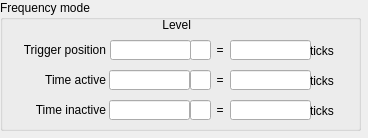
<?xml version="1.0" encoding="UTF-8"?>
<ui version="4.0">
 <class>Form</class>
 <widget class="QWidget" name="Form">
  <property name="geometry">
   <rect>
    <x>0</x>
    <y>0</y>
    <width>368</width>
    <height>138</height>
   </rect>
  </property>
  <property name="windowTitle">
   <string>Form</string>
  </property>
  <widget class="QGroupBox" name="groupBox_2">
   <property name="geometry">
    <rect>
     <x>0</x>
     <y>0</y>
     <width>361</width>
     <height>131</height>
    </rect>
   </property>
   <property name="title">
    <string>Frequency mode</string>
   </property>
   <widget class="QLabel" name="label_5">
    <property name="geometry">
     <rect>
      <x>90</x>
      <y>15</y>
      <width>101</width>
      <height>20</height>
     </rect>
    </property>
    <property name="text">
     <string>Level</string>
    </property>
    <property name="alignment">
     <set>Qt::AlignRight|Qt::AlignTrailing|Qt::AlignVCenter</set>
    </property>
   </widget>
   <widget class="caChoice" name="cachoice_3">
    <property name="geometry">
     <rect>
      <x>195</x>
      <y>15</y>
      <width>151</width>
      <height>20</height>
     </rect>
    </property>
    <property name="channel" stdset="0">
     <string notr="true">$(SYS)-$(DEVICE):$(P)$(ID)-Freq_Lvl-SP</string>
    </property>
    <property name="background">
     <color>
      <red>212</red>
      <green>219</green>
      <blue>157</blue>
     </color>
    </property>
    <property name="bordercolor">
     <color>
      <red>0</red>
      <green>0</green>
      <blue>0</blue>
     </color>
    </property>
    <property name="colorMode">
     <enum>caChoice::Static</enum>
    </property>
    <property name="stackingMode" stdset="0">
     <enum>caChoice::Column</enum>
    </property>
    <property name="endBit">
     <number>1</number>
    </property>
   </widget>
   <widget class="QLabel" name="label_6">
    <property name="geometry">
     <rect>
      <x>5</x>
      <y>40</y>
      <width>101</width>
      <height>20</height>
     </rect>
    </property>
    <property name="text">
     <string>Trigger position</string>
    </property>
    <property name="alignment">
     <set>Qt::AlignRight|Qt::AlignTrailing|Qt::AlignVCenter</set>
    </property>
   </widget>
   <widget class="caLineEdit" name="calineedit_2">
    <property name="geometry">
     <rect>
      <x>230</x>
      <y>40</y>
      <width>81</width>
      <height>20</height>
     </rect>
    </property>
    <property name="channel" stdset="0">
     <string notr="true">$(SYS)-$(DEVICE):$(P)$(ID)-Freq_Init-RB</string>
    </property>
   </widget>
   <widget class="caTextEntry" name="catextentry">
    <property name="geometry">
     <rect>
      <x>110</x>
      <y>40</y>
      <width>81</width>
      <height>20</height>
     </rect>
    </property>
    <property name="channel" stdset="0">
     <string notr="true">$(SYS)-$(DEVICE):$(P)$(ID)-Freq_Init-SP</string>
    </property>
    <property name="background">
     <color>
      <red>212</red>
      <green>219</green>
      <blue>157</blue>
     </color>
    </property>
    <property name="colorMode">
     <enum>caLineEdit::Static</enum>
    </property>
   </widget>
   <widget class="caTextEntry" name="catextentry_2">
    <property name="geometry">
     <rect>
      <x>109</x>
      <y>70</y>
      <width>81</width>
      <height>20</height>
     </rect>
    </property>
    <property name="channel" stdset="0">
     <string notr="true">$(SYS)-$(DEVICE):$(P)$(ID)-Freq_High-SP</string>
    </property>
    <property name="background">
     <color>
      <red>212</red>
      <green>219</green>
      <blue>157</blue>
     </color>
    </property>
    <property name="colorMode">
     <enum>caLineEdit::Static</enum>
    </property>
   </widget>
   <widget class="QLabel" name="label_7">
    <property name="geometry">
     <rect>
      <x>5</x>
      <y>70</y>
      <width>101</width>
      <height>20</height>
     </rect>
    </property>
    <property name="text">
     <string>Time active</string>
    </property>
    <property name="alignment">
     <set>Qt::AlignRight|Qt::AlignTrailing|Qt::AlignVCenter</set>
    </property>
   </widget>
   <widget class="caLineEdit" name="calineedit_3">
    <property name="geometry">
     <rect>
      <x>230</x>
      <y>70</y>
      <width>81</width>
      <height>20</height>
     </rect>
    </property>
    <property name="channel" stdset="0">
     <string notr="true">$(SYS)-$(DEVICE):$(P)$(ID)-Freq_High-RB</string>
    </property>
    <property name="unitsEnabled">
     <bool>true</bool>
    </property>
   </widget>
   <widget class="caTextEntry" name="catextentry_3">
    <property name="geometry">
     <rect>
      <x>109</x>
      <y>100</y>
      <width>81</width>
      <height>20</height>
     </rect>
    </property>
    <property name="channel" stdset="0">
     <string notr="true">$(SYS)-$(DEVICE):$(P)$(ID)-Freq_Low-SP</string>
    </property>
    <property name="background">
     <color>
      <red>212</red>
      <green>219</green>
      <blue>157</blue>
     </color>
    </property>
    <property name="colorMode">
     <enum>caLineEdit::Static</enum>
    </property>
   </widget>
   <widget class="QLabel" name="label_8">
    <property name="geometry">
     <rect>
      <x>5</x>
      <y>100</y>
      <width>101</width>
      <height>20</height>
     </rect>
    </property>
    <property name="text">
     <string>Time inactive</string>
    </property>
    <property name="alignment">
     <set>Qt::AlignRight|Qt::AlignTrailing|Qt::AlignVCenter</set>
    </property>
   </widget>
   <widget class="caLineEdit" name="calineedit_4">
    <property name="geometry">
     <rect>
      <x>230</x>
      <y>100</y>
      <width>81</width>
      <height>20</height>
     </rect>
    </property>
    <property name="channel" stdset="0">
     <string notr="true">$(SYS)-$(DEVICE):$(P)$(ID)-Freq_Low-RB</string>
    </property>
    <property name="unitsEnabled">
     <bool>true</bool>
    </property>
   </widget>
   <widget class="caLineEdit" name="calineedit_7">
    <property name="geometry">
     <rect>
      <x>190</x>
      <y>40</y>
      <width>21</width>
      <height>20</height>
     </rect>
    </property>
    <property name="channel" stdset="0">
     <string notr="true">$(SYS)-$(DEVICE):$(P)$(ID)-Freq_Init-SP.EGU</string>
    </property>
   </widget>
   <widget class="caLineEdit" name="calineedit_8">
    <property name="geometry">
     <rect>
      <x>190</x>
      <y>100</y>
      <width>21</width>
      <height>20</height>
     </rect>
    </property>
    <property name="channel" stdset="0">
     <string notr="true">$(SYS)-$(DEVICE):$(P)$(ID)-Freq_Low-SP.EGU</string>
    </property>
    <property name="unitsEnabled">
     <bool>true</bool>
    </property>
   </widget>
   <widget class="caLineEdit" name="calineedit_9">
    <property name="geometry">
     <rect>
      <x>190</x>
      <y>70</y>
      <width>21</width>
      <height>20</height>
     </rect>
    </property>
    <property name="channel" stdset="0">
     <string notr="true">$(SYS)-$(DEVICE):$(P)$(ID)-Freq_High-SP.EGU</string>
    </property>
    <property name="unitsEnabled">
     <bool>true</bool>
    </property>
   </widget>
   <widget class="QLabel" name="label_9">
    <property name="geometry">
     <rect>
      <x>210</x>
      <y>40</y>
      <width>20</width>
      <height>20</height>
     </rect>
    </property>
    <property name="text">
     <string>=</string>
    </property>
    <property name="alignment">
     <set>Qt::AlignCenter</set>
    </property>
   </widget>
   <widget class="QLabel" name="label_10">
    <property name="geometry">
     <rect>
      <x>210</x>
      <y>70</y>
      <width>20</width>
      <height>20</height>
     </rect>
    </property>
    <property name="text">
     <string>=</string>
    </property>
    <property name="alignment">
     <set>Qt::AlignCenter</set>
    </property>
   </widget>
   <widget class="QLabel" name="label_11">
    <property name="geometry">
     <rect>
      <x>210</x>
      <y>100</y>
      <width>20</width>
      <height>20</height>
     </rect>
    </property>
    <property name="text">
     <string>=</string>
    </property>
    <property name="alignment">
     <set>Qt::AlignCenter</set>
    </property>
   </widget>
   <widget class="QLabel" name="label_12">
    <property name="geometry">
     <rect>
      <x>310</x>
      <y>40</y>
      <width>41</width>
      <height>21</height>
     </rect>
    </property>
    <property name="text">
     <string>ticks</string>
    </property>
    <property name="alignment">
     <set>Qt::AlignLeading|Qt::AlignLeft|Qt::AlignVCenter</set>
    </property>
   </widget>
   <widget class="QLabel" name="label_13">
    <property name="geometry">
     <rect>
      <x>310</x>
      <y>70</y>
      <width>41</width>
      <height>21</height>
     </rect>
    </property>
    <property name="text">
     <string>ticks</string>
    </property>
    <property name="alignment">
     <set>Qt::AlignLeading|Qt::AlignLeft|Qt::AlignVCenter</set>
    </property>
   </widget>
   <widget class="QLabel" name="label_14">
    <property name="geometry">
     <rect>
      <x>310</x>
      <y>100</y>
      <width>41</width>
      <height>21</height>
     </rect>
    </property>
    <property name="text">
     <string>ticks</string>
    </property>
    <property name="alignment">
     <set>Qt::AlignLeading|Qt::AlignLeft|Qt::AlignVCenter</set>
    </property>
   </widget>
  </widget>
 </widget>
 <customwidgets>
  <customwidget>
   <class>caChoice</class>
   <extends>QWidget</extends>
   <header>caChoice</header>
  </customwidget>
  <customwidget>
   <class>caTextEntry</class>
   <extends>caLineEdit</extends>
   <header>caTextEntry</header>
  </customwidget>
  <customwidget>
   <class>caLineEdit</class>
   <extends>QLineEdit</extends>
   <header>caLineEdit</header>
  </customwidget>
 </customwidgets>
 <resources/>
 <connections/>
</ui>
